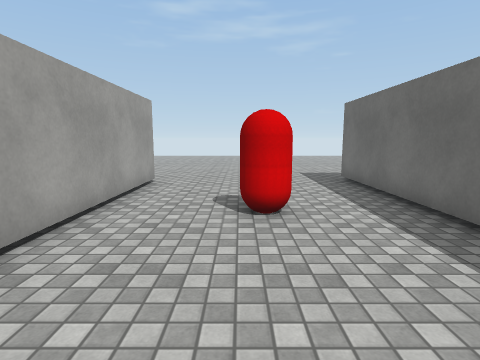
[1] (above)

23 first-person views from a walk through a scene from a Unity 3-D project. The camera is 1.4 m above the floor, tilts 8° down and sees 80° across. The floor is counted in squares, 1 m on a side. Each view is taken from the middle of a square. On the plan, view 1 faces up. The plan holds only what a view shows up to about 14 squares ahead; the rest is blank. The place goes on beyond the plan. The player is left out. Surface patterns are stand-ins for the level's own textures.

[2]
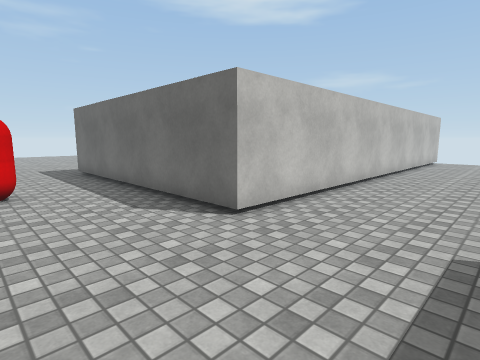

[3]
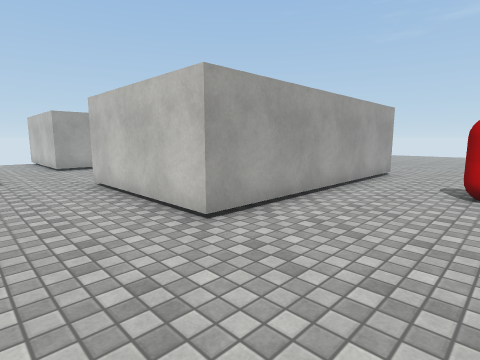

[4]
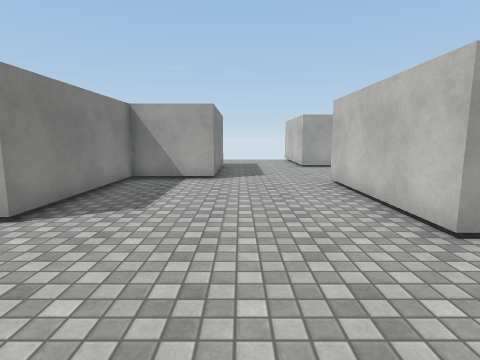

[5]
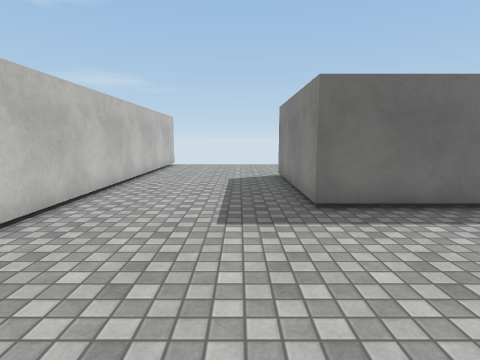

[6]
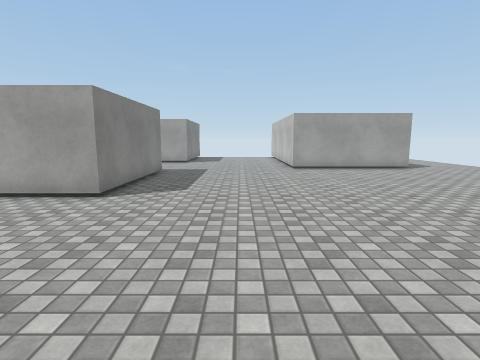

[7]
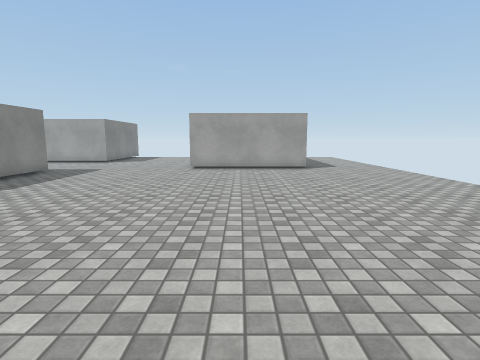

[8]
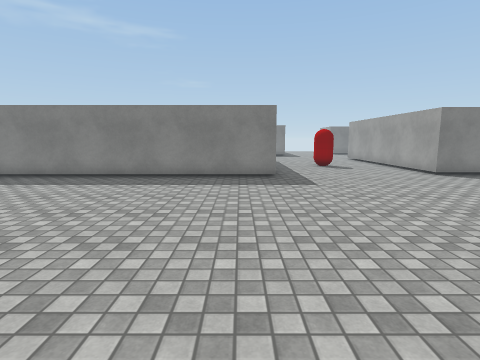

[9]
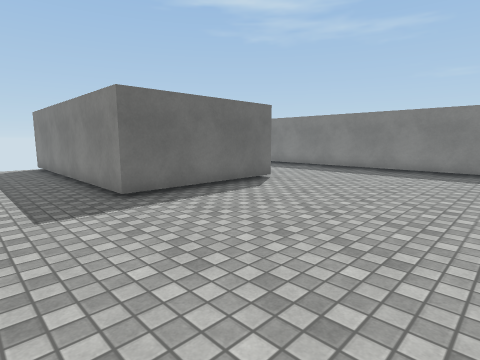

[10]
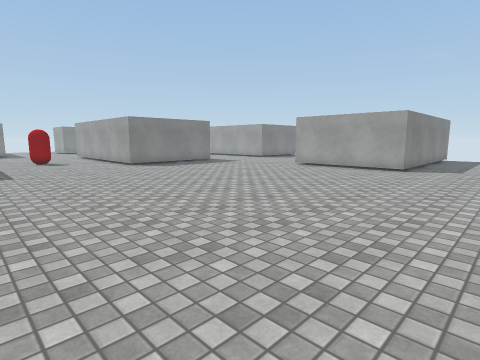

[11]
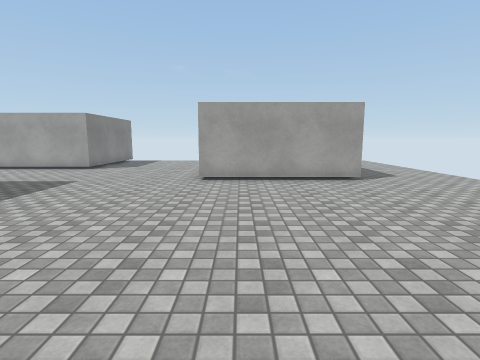

[12]
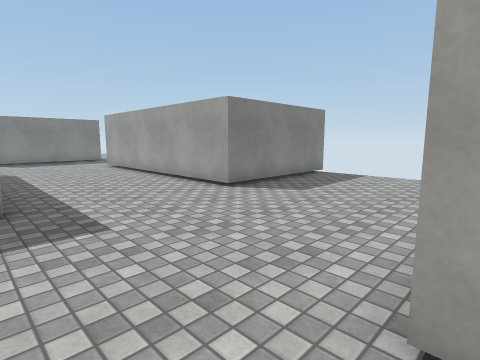

[13]
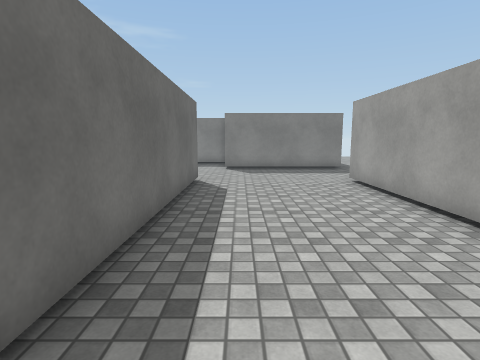

[14]
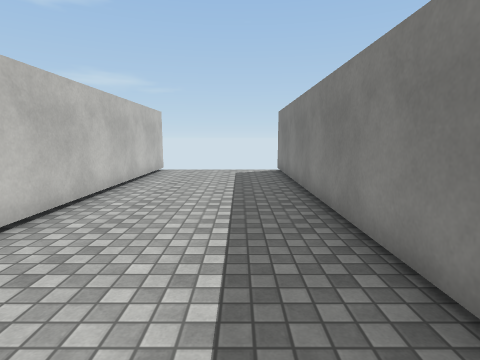

[15]
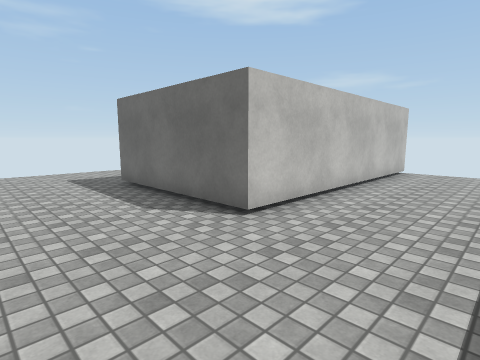

[16]
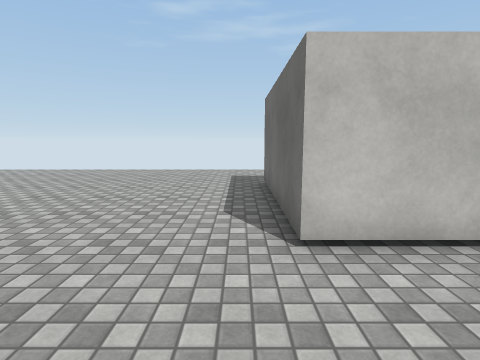

[17]
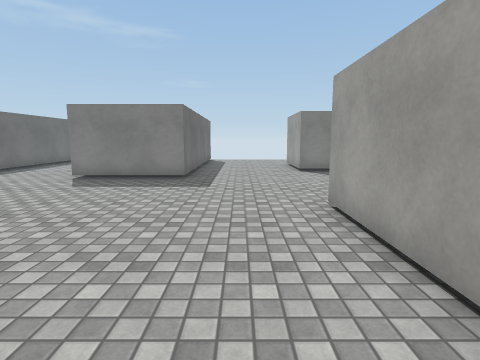

[18]
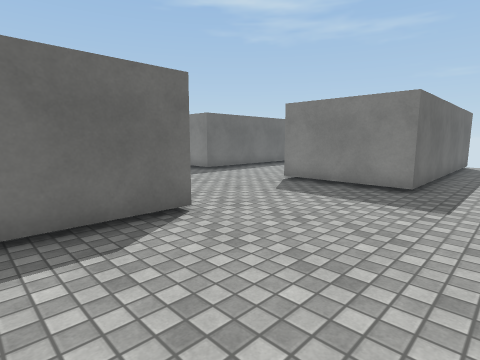

[19]
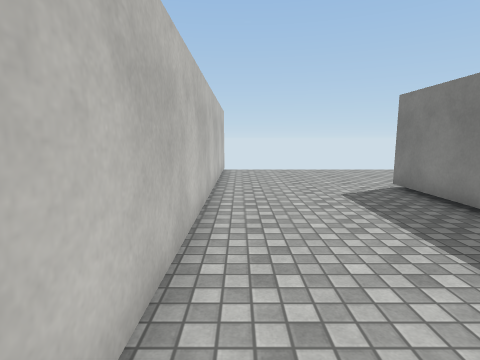

[20]
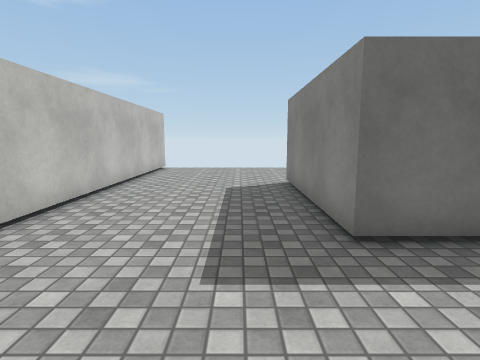

[21]
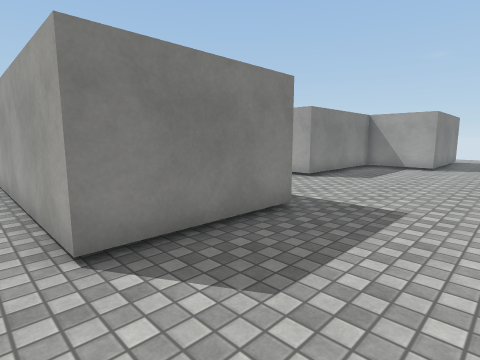

[22]
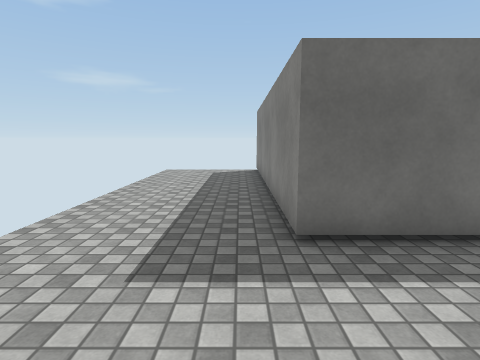

[23]
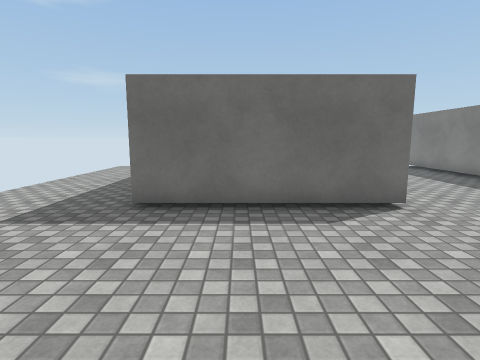

### Floor plan
Points are (right, up) in squares from view 1. A wall is a line through its corners. A room is listed if a view was taken in it or the views show most of it. See-through windows are left out.
Room 1 (views 1, 2, 3, 4, 5, 6, 7, 8, 9, 10, 11, 12, 13, 14, 15, 16, 17, 18, 19, 20, 21, 22, 23)
walls: (-8.6, 9.6) (-2.9, 9.6) (-2.9, 0) (-8.5, 0) (-8.5, 8.4); (-14.5, 9.6) (-13.8, 9.6) (-13.8, 0.2) (-14.5, 0.2); (1, -7.5) (1, -4.4) (5.2, -4.4) (5.2, -7.5); (-12.2, 21.2) (-9.9, 21.2) (-9.9, 15.5); (9.7, -7.5) (9.7, -4.4) (15.5, -4.4); (20.4, 15.6) (10.8, 15.6) (10.8, 21.2) (20.4, 21.2); (20.2, 0.7) (3.7, 0.7) (3.7, 10.3) (20.2, 10.3); (-14.5, -3.9) (-9.3, -3.9) (-9.3, -6.9) (-3.7, -6.9) (-3.7, -7.5)
objects: other object (0, 5) to (1, 6)

Where each view was taken, in squares from view 1:
view 1: 0 up, 0 right, facing up
view 2: 3 down, 0 right, facing up-right
view 3: 3 down, 1 right, facing up-left
view 4: 3 down, 1 right, facing left
view 5: 3 down, 4 right, facing right
view 6: 13 up, 4 right, facing left
view 7: 18 up, 4 right, facing left
view 8: 21 up, 5 right, facing down
view 9: 24 up, 4 right, facing down-right
view 10: 25 up, 4 right, facing down-left
view 11: 17 up, 0 right, facing left
view 12: 16 up, 8 left, facing down-left
view 13: 10 up, 10 left, facing down
view 14: 12 up, 7 right, facing right
view 15: 12 up, 7 right, facing up-right
view 16: 12 up, 10 right, facing up
view 17: 6 up, 1 left, facing down
view 18: 4 up, 1 left, facing down-right
view 19: 0 up, 7 right, facing right
view 20: 3 down, 6 right, facing right
view 21: 1 down, 6 right, facing down-left
view 22: 22 up, 7 right, facing right
view 23: 19 up, 5 right, facing right
